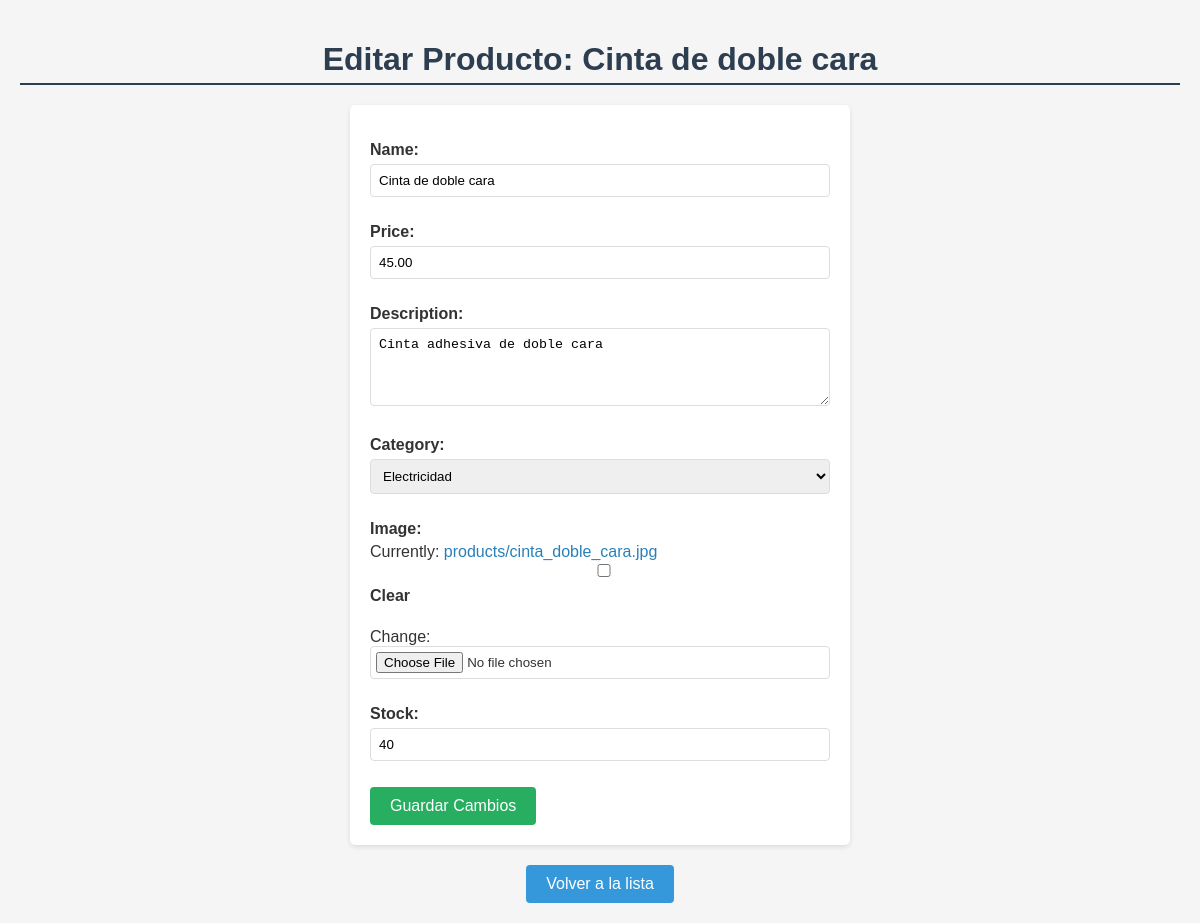
Screenshot of /edit_product/2/ (signed in) with the database file from the repository.
### store/models.py (models this page shows, shortened)
class Product(models.Model):
    name = models.CharField(max_length=200)
    price = models.DecimalField(max_digits=10, decimal_places=2)
    description = models.TextField(blank=True)
    category = models.ForeignKey(Category, on_delete=models.SET_NULL, null=True, blank=True)
    image = models.ImageField(upload_to='products/', null=True, blank=True)
    stock = models.PositiveIntegerField(default=0)
    created_at = models.DateTimeField(auto_now_add=True)

class Category(models.Model):
    name = models.CharField(max_length=100, unique=True)
    description = models.TextField(blank=True)
    image = models.ImageField(upload_to='categories/', null=True, blank=True)
    def __str__(self):
        return self.name

### store/views.py (the view)
# urls.py: path('edit_product/<int:pk>/', views.edit_product, name='edit_product'),
@login_required
@user_passes_test(is_admin)
def edit_product(request, pk):
    product = get_object_or_404(Product, pk=pk)
    if request.method == 'POST':
        form = ProductForm(request.POST, request.FILES, instance=product)
        if form.is_valid():
            form.save()
            messages.success(request, "Producto actualizado exitosamente.")
            return redirect('product_list')
    else:
        form = ProductForm(instance=product)
    return render(request, 'store/edit_product.html', {'form': form, 'product': product})

### store/forms.py
class ProductForm(forms.ModelForm):
    class Meta:
        model = Product
        fields = ['name', 'price', 'description', 'category', 'image', 'stock']
        widgets = {
            'description': forms.Textarea(attrs={'rows': 4}),
        }
    def __init__(self, *args, **kwargs):
        super().__init__(*args, **kwargs)
        self.fields['category'].queryset = Category.objects.all()

### store/views.py (called while the page is built)
def is_admin(user):
    return user.is_authenticated and user.is_staff

### store/templates/store/edit_product.html (shortened to what this page needs)
{% load static %}
<!DOCTYPE html>
<html lang="es">
<head>
    <link rel="stylesheet" href="{% static 'store/css/admin_styles.css' %}">
</head>
<body>
    <div class="main-container">
        <h1>Editar Producto: {{ product.name }}</h1>
        <form method="post" enctype="multipart/form-data">
            {{ form.as_p }}
            <button type="submit">Guardar Cambios</button>
        </form>
        <div style="text-align: center; margin-top: 20px;">
            <a href="{% url 'product_list' %}" style="display: inline-block; padding: 10px 20px; background-color: #3498db; color: white; text-decoration: none; border-radius: 4px;">Volver a la lista</a>
        </div>
    </div>
</body>
</html>

### store/static/store/css/admin_styles.css (style rules this page uses)
* { box-sizing: border-box; }
body { font-family: Arial, sans-serif; margin: 0; padding: 20px; background-color: #f5f5f5; color: #333; min-height: 100vh; display: flex; flex-direction: column; }
.main-container { max-width: 1400px; margin: 0 auto; width: 100%; flex: 1; }
h1 { color: #2c3e50; border-bottom: 2px solid #2c3e50; padding-bottom: 5px; margin-bottom: 20px; text-align: center; }
a { text-decoration: none; color: #2980b9; }
form { max-width: 500px; background-color: white; padding: 20px; border-radius: 5px; box-shadow: 0 2px 5px rgba(0, 0, 0, 0.1); margin: 0 auto 20px auto; }
form label { display: block; margin-bottom: 5px; font-weight: bold; }
form input, form textarea, form select { width: 100%; padding: 8px; margin-bottom: 10px; border: 1px solid #ddd; border-radius: 4px; box-sizing: border-box; }
form input[type="file"] { padding: 5px; }
form button { padding: 10px 20px; background-color: #27ae60; color: white; border: none; border-radius: 4px; cursor: pointer; font-size: 16px; }

### rows the page displays
Product: name "Cinta de doble cara", price "45.00", description "Cinta adhesiva de doble cara", category "Electricidad", stock "40"
